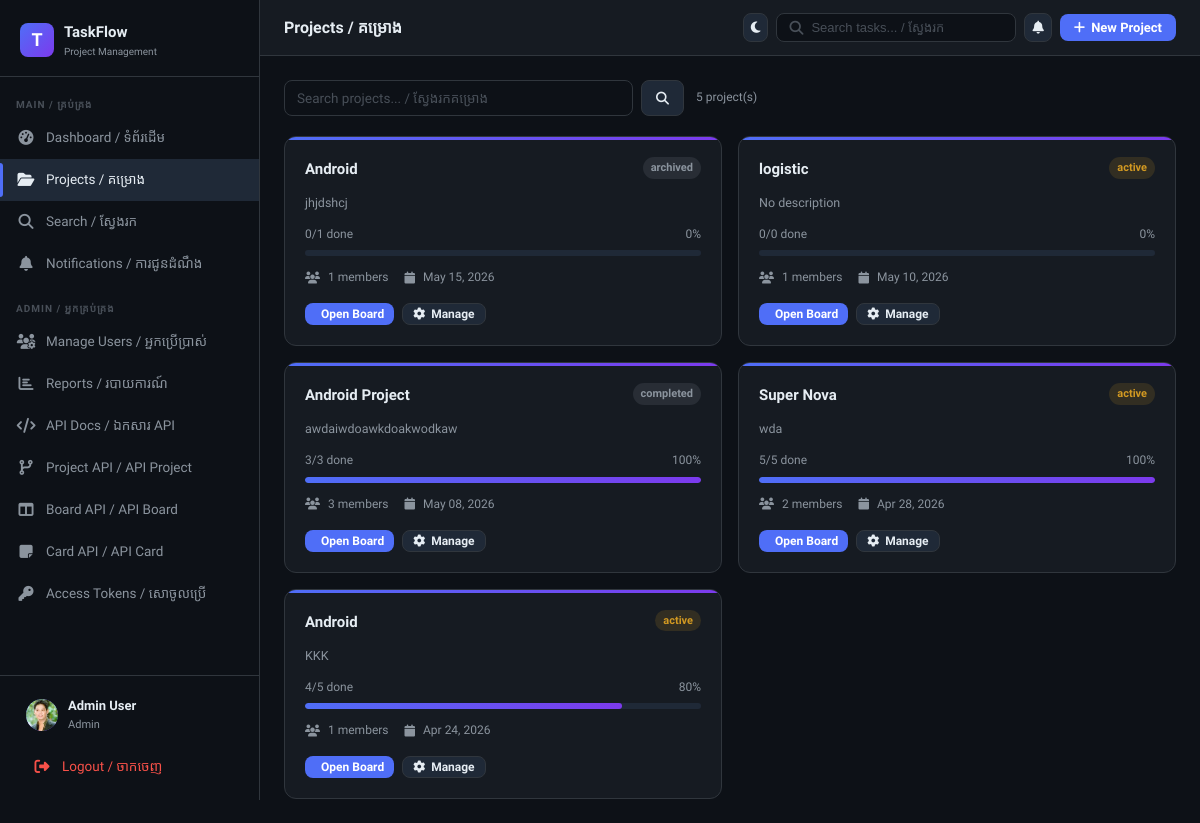
The page /projects/ (signed in) on the database its author committed.
### core/models.py (models this page shows, shortened)
class User(AbstractUser):
    ROLE_CHOICES = [("admin", "Admin"), ("member", "Member")]
    role = models.CharField(max_length=10, choices=ROLE_CHOICES, default="member")
    avatar = models.ImageField(upload_to="avatars/", blank=True, null=True)
    is_active = models.BooleanField(default=True)
    @property
    def is_admin(self):
        return self.role == "admin"

class Project(models.Model):
    STATUS_CHOICES = [("active", "Active"), ("archived", "Archived")]
    owner = models.ForeignKey(
        User, on_delete=models.CASCADE, related_name="owned_projects"
    )
    name = models.CharField(max_length=150)
    description = models.TextField(blank=True)
    status = models.CharField(
        max_length=20,
        choices=[("active", "Active"), ("completed", "Completed")],
        default="active",
    )
    created_at = models.DateTimeField(auto_now_add=True)
    deadline = models.DateField(null=True, blank=True)
    updated_at = models.DateTimeField(auto_now=True)
    @property
    def total_cards(self):
        return Card.objects.filter(list__board__project=self).count()
    @property
    def done_cards(self):
        return Card.objects.filter(list__board__project=self, status="done").count()
    @property
    def progress(self):
        total = self.total_cards
        return int((self.done_cards / total) * 100) if total > 0 else 0

### core/views.py (the view, shortened to what this page needs)
# urls.py: path('projects/', views.project_list, name='projects'),
@login_required
def project_list(request):
    user = request.user
    if user.is_admin:
        projects = Project.objects.all().order_by("-created_at")
    q = request.GET.get("q", "")
    if q:
        projects = projects.filter(name__icontains=q)
    context = {
        "projects": projects,
        "q": q,
        "unread_count": user.notifications.filter(is_read=False).count(),
    }
    return render(request, "projects/list.html", context)

### templates/projects/list.html (shortened to what this page needs)
{% extends 'base.html' %}
{% block page_title %}Projects / គម្រោង{% endblock %}
{% block topbar_extra %}
<a href="{% url 'project_create' %}" class="btn btn-primary"><i class="fa-solid fa-plus"></i> New Project</a>
{% endblock %}
{% block content %}
<div style="display:flex;align-items:center;gap:12px;margin-bottom:20px">
  <form method="get" style="flex:1;max-width:400px;display:flex;gap:8px">
    <input type="text" name="q" class="form-control" placeholder="Search projects... / ស្វែងរកគម្រោង" value="{{ q }}">
    <button type="submit" class="btn btn-secondary"><i class="fa-solid fa-search"></i></button>
  </form>
  <span class="text-muted text-small">{{ projects|length }} project(s)</span>
</div>
{% if projects %}
<div class="project-grid">
  {% for project in projects %}
  <div class="project-card" style="cursor:default;transform:none">
    <div style="display:flex;justify-content:space-between;align-items:flex-start">
      <div class="project-name">{{ project.name }}</div>
      <span class="badge {% if project.status == 'active' %}badge-doing{% else %}badge-todo{% endif %}">{{ project.status }}</span>
    </div>
    <div class="project-desc">{{ project.description|truncatechars:80|default:"No description" }}</div>
    <div>
      <div style="display:flex;justify-content:space-between;font-size:12px;color:var(--text-muted);margin-bottom:6px">
        <span>{{ project.done_cards }}/{{ project.total_cards }} done</span>
        <span>{{ project.progress }}%</span>
      </div>
      <div class="progress-bar"><div class="progress-fill" style="width:{{ project.progress }}%"></div></div>
    </div>
    <div style="display:flex;align-items:center;gap:8px;font-size:12px;color:var(--text-muted)">
      <i class="fa-solid fa-users"></i> {{ project.members.count }} members
      <i class="fa-solid fa-calendar" style="margin-left:8px"></i> {{ project.created_at|date:"M d, Y" }}
    </div>
    <div style="display:flex;gap:8px;margin-top:4px">
      {% with board=project.boards.first %}
      {% if board %}
      <a href="{% url 'board' project.id board.id %}" class="btn btn-primary btn-sm">
         Open Board
      </a>
      {% endif %}
      {% endwith %}
      <a href="{% url 'project_detail' project.id %}" class="btn btn-secondary btn-sm">
        <i class="fa-solid fa-gear"></i> Manage
      </a>
    </div>
  </div>
  {% endfor %}
</div>
{% endif %}
{% endblock %}

### templates/base.html (shortened to what this page needs)
{% load static %}
<!doctype html>
<html lang="km-en">
  <head>
    <link rel="stylesheet" href="{% static 'css/main.css' %}" />
    <link rel="stylesheet" href="https://cdnjs.cloudflare.com/ajax/libs/font-awesome/6.5.0/css/all.min.css" />
  </head>
  <body class="{% block body_class %}{% endblock %}">
    <aside class="sidebar" id="sidebar">
      <div class="sidebar-logo">
        <div class="logo-icon">T</div>
        <div>
          <div class="logo-text">TaskFlow</div>
          <div class="logo-sub">Project Management</div>
        </div>
      </div>
      <nav class="sidebar-nav">
        <div class="nav-section">Main / គ្រប់គ្រង</div>
        <a href="{% url 'dashboard' %}" class="nav-link {% if request.resolver_match.url_name == 'dashboard' %}active{% endif %}">
          <span class="nav-icon"><i class="fa-solid fa-gauge-high"></i></span>
          Dashboard / ទំព័រដើម
        </a>
        <a href="{% url 'projects' %}" class="nav-link {% if request.resolver_match.url_name == 'projects' or request.resolver_match.url_name == 'project_create' or request.resolver_match.url_name == 'project_detail' or request.resolver_match.url_name == 'project_edit' %}active{% endif %}">
          <span class="nav-icon"><i class="fa-solid fa-folder-open"></i></span>
          Projects / គម្រោង
        </a>
        <a href="{% url 'search' %}" class="nav-link {% if request.resolver_match.url_name == 'search' %}active{% endif %}">
          <span class="nav-icon"><i class="fa-solid fa-magnifying-glass"></i></span>
          Search / ស្វែងរក
        </a>
        <a href="{% url 'notifications' %}" class="nav-link {% if request.resolver_match.url_name == 'notifications' %}active{% endif %}">
          <span class="nav-icon"><i class="fa-solid fa-bell"></i></span>
          Notifications / ការជូនដំណឹង
        </a>
        {% if user.is_admin or user.is_staff or user.is_superuser %}
        <div class="nav-section" style="margin-top: 8px">Admin / អ្នកគ្រប់គ្រង</div>
        <a href="{% url 'admin_users' %}" class="nav-link {% if request.resolver_match.url_name == 'admin_users' %}active{% endif %}">
          <span class="nav-icon"><i class="fa-solid fa-users-gear"></i></span>
          Manage Users / អ្នកប្រើប្រាស់
        </a>
        <a href="{% url 'admin_reports' %}" class="nav-link {% if request.resolver_match.url_name == 'admin_reports' %}active{% endif %}">
          <span class="nav-icon"><i class="fa-solid fa-chart-bar"></i></span>
          Reports / របាយការណ៍
        </a>
        <a href="{% url 'admin_api_docs' %}" class="nav-link {% if request.resolver_match.url_name == 'admin_api_docs' %}active{% endif %}">
          <span class="nav-icon"><i class="fa-solid fa-code"></i></span>
          API Docs / ឯកសារ API
        </a>
        <a href="{% url 'admin_project_api' %}" class="nav-link {% if request.resolver_match.url_name == 'project_api_crud' or request.resolver_match.url_name == 'admin_project_api' %}active{% endif %}">
          <span class="nav-icon"><i class="fa-solid fa-code-branch"></i></span>
          Project API / API Project
        </a>
        <a href="{% url 'admin_board_api' %}" class="nav-link {% if request.resolver_match.url_name == 'board_api_crud' or request.resolver_match.url_name == 'admin_board_api' %}active{% endif %}">
          <span class="nav-icon"><i class="fa-solid fa-columns"></i></span>
          Board API / API Board
        </a>
        <a href="{% url 'admin_card_api' %}" class="nav-link {% if request.resolver_match.url_name == 'card_api_crud' or request.resolver_match.url_name == 'admin_card_api' %}active{% endif %}">
          <span class="nav-icon"><i class="fa-solid fa-note-sticky"></i></span>
          Card API / API Card
        </a>
        <a href="{% url 'admin_access_tokens' %}" class="nav-link {% if request.resolver_match.url_name == 'admin_access_tokens' %}active{% endif %}">
          <span class="nav-icon"><i class="fa-solid fa-key"></i></span>
          Access Tokens / សោចូលប្រើ
        </a>
        {% endif %}
      </nav>
      <div class="sidebar-footer">
        <a href="{% url 'profile' %}" class="user-card">
          <div class="user-avatar">
            {% if user.avatar %}<img src="{{ user.avatar.url }}" alt="" />
            {% else %}{{ user.username|first|upper }}{% endif %}
          </div>
          <div class="user-info">
            <div class="user-name">{{ user.get_full_name|default:user.username }}</div>
            <div class="user-role">{{ user.role }}</div>
          </div>
        </a>
        <a href="{% url 'logout' %}" class="nav-link" style="margin-top: 4px; color: var(--red)">
          <span class="nav-icon"><i class="fa-solid fa-right-from-bracket"></i></span>
          Logout / ចាកចេញ
        </a>
      </div>
    </aside>
    <div class="main-content">
      <div class="topbar">
        <div class="topbar-title">{% block page_title %}{% endblock %}</div>
        <div class="topbar-actions">
          <button id="themeToggle" class="btn btn-icon btn-secondary" type="button">
            <i class="fa-solid fa-moon" id="themeIcon"></i>
          </button>
          <form action="{% url 'search' %}" method="get" class="search-bar">
            <i class="fa-solid fa-magnifying-glass" style="color: var(--text-faint)"></i>
            <input type="text" name="q" placeholder="Search tasks... / ស្វែងរក" value="{{ request.GET.q }}" />
          </form>
          <a href="{% url 'notifications' %}" class="btn btn-icon btn-secondary" style="position: relative">
            <i class="fa-solid fa-bell"></i>
          </a>
          {% block topbar_extra %}{% endblock %}
        </div>
      </div>
      <div class="page-content">
        {% block content %}{% endblock %}
      </div>
    </div>
  </body>
</html>

### rows shown on the page
User: avatar (picture), get_full_name "Admin User", role "Admin"
Project: name "Android", status "archived", description "jhjdshcj", done_cards "0", total_cards "1", progress "0", members.count "1", created_at "May 15, 2026"
Project: name "logistic", status "active", description "No description", done_cards "0", total_cards "0", progress "0", members.count "1", created_at "May 10, 2026"
Project: name "Android Project", status "completed", description "awdaiwdoawkdoakwodkaw", done_cards "3", total_cards "3", progress "100", members.count "3", created_at "May 08, 2026"
Project: name "Super Nova", status "active", description "wda", done_cards "5", total_cards "5", progress "100", members.count "2", created_at "Apr 28, 2026"
Project: name "Android", status "active", description "KKK", done_cards "4", total_cards "5", progress "80", members.count "1", created_at "Apr 24, 2026"

### other values the page prints
{{ projects|length }} "5"
